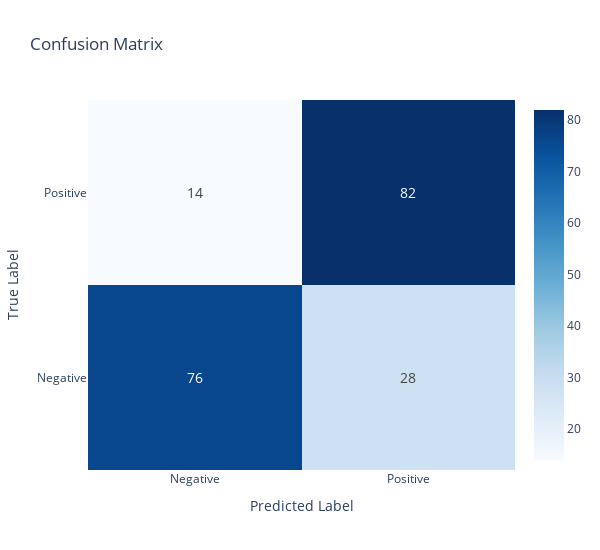

Write notebook code for a chart like this one.
### Code cell
# Get predictions for entire test set
model.eval()
all_preds = []
all_labels = []

with torch.no_grad():
    for batch in test_dataloader:
        input_ids = batch["input_ids"].to(device)
        attention_mask = batch["attention_mask"].to(device)
        labels = batch["label"]

        outputs = model(input_ids=input_ids, attention_mask=attention_mask)
        predictions = outputs.logits.argmax(dim=-1)

        all_preds.extend(predictions.cpu().numpy())
        all_labels.extend(labels.numpy())

all_preds = np.array(all_preds)
all_labels = np.array(all_labels)

# Create confusion matrix
cm = confusion_matrix(all_labels, all_preds)

# Plot confusion matrix
fig = go.Figure(
    data=go.Heatmap(
        z=cm,
        x=classes,
        y=classes,
        colorscale="Blues",
        text=cm,
        texttemplate="%{text}",
        textfont={"size": 14},
        hoverongaps=False,
    )
)

fig.update_layout(
    title="Confusion Matrix",
    xaxis_title="Predicted Label",
    yaxis_title="True Label",
    width=600,
    height=550,
)

fig.show()

# Print classification report
print("\nClassification Report:")
print(classification_report(all_labels, all_preds, target_names=classes))

### Figure 1 — Plotly figure (JSON) as saved in the notebook; plotly's stock layout.template omitted (floating-point values rounded to 4 significant figures)
{"data": [{"colorscale": [[0, "rgb(247,251,255)"], [0.125, "rgb(222,235,247)"], [0.25, "rgb(198,219,239)"], [0.375, "rgb(158,202,225)"], [0.5, "rgb(107,174,214)"], [0.625, "rgb(66,146,198)"], [0.75, "rgb(33,113,181)"], [0.875, "rgb(8,81,156)"], [1, "rgb(8,48,107)"]], "hoverongaps": false, "text": [[76, 28], [14, 82]], "textfont": {"size": 14}, "texttemplate": "%{text}", "type": "heatmap", "x": ["Negative", "Positive"], "y": ["Negative", "Positive"], "z": [[76, 28], [14, 82]]}], "layout": {"height": 550, "title": {"text": "Confusion Matrix"}, "width": 600, "xaxis": {"title": {"text": "Predicted Label"}}, "yaxis": {"title": {"text": "True Label"}}}}
